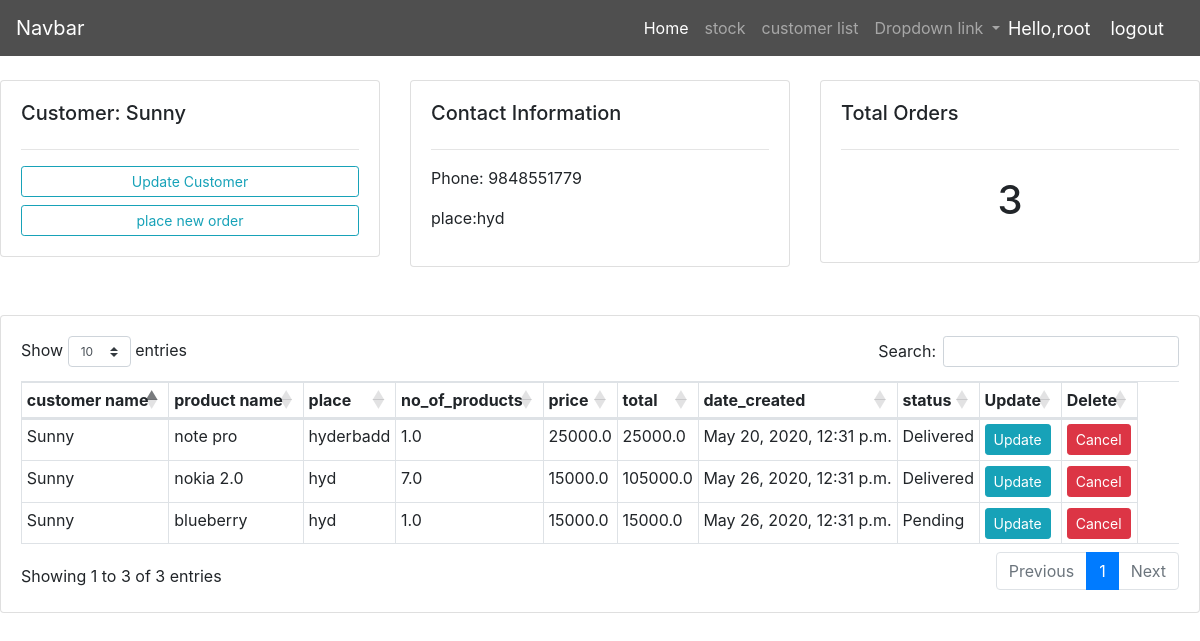
Before: /customer/2/ (signed in) with the older database file.
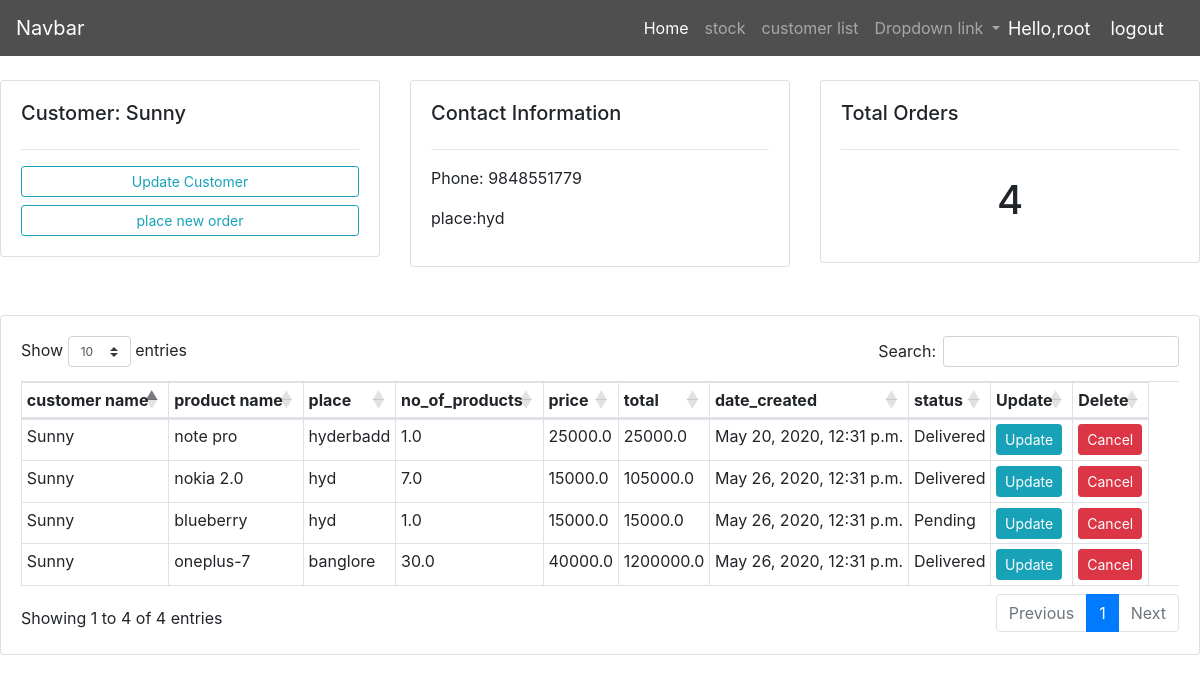
After: the same page with the newer database file.
### sales/models.py (models this page shows, shortened)
class Customer(models.Model):
    name = models.CharField(max_length=100, null=True)
    phone = models.CharField(max_length=100, null=True)
    place = models.CharField(max_length=100, null=True)
    date_created = models.DateTimeField(auto_now_add=True, null=True)
    def __str__(self):
        return self.name

class Invoice(models.Model):
    STATUS = (
        ('Pending', 'Pending'),
        ('Out of delivery', 'Out of delivery'),
        ('Delivered', 'Delivered'),
    )
    customer_name = models.ForeignKey(Customer, null=True, on_delete=models.SET_NULL)
    product_name = models.ForeignKey(Stock, null=True, on_delete=models.SET_NULL)
    place = models.CharField(max_length=100, null=True)
    no_of_products = models.FloatField(null=True)
    price = models.FloatField(null=True)
    total = models.FloatField(null=True)
    date_created = models.DateTimeField(auto_now_add=False, null=True)
    status = models.CharField(max_length=100, null=True, choices=STATUS)
    @property
    def get_total(self):
        total = self.price * self.no_of_products
        return total

class Stock(models.Model):
    product_name = models.CharField(max_length=100, null=True)
    company_name = models.CharField(max_length=100, null=True)
    quantity = models.FloatField(null=True)
    price = models.FloatField(null=True)
    date_created = models.DateTimeField(auto_now_add=True, null=True)
    tags = models.ManyToManyField(Tag)
    stock_available = models.FloatField(null=True, blank=True)
    def __str__(self):
        return self.product_name

### sales/views.py (the view)
# urls.py: path('customer/<str:pk>/', views.customer, name='customer'),
@login_required(login_url='login')
def customer(request, pk):
    customer = Customer.objects.get(id=pk)
    ord = Invoice.objects.filter(customer_name_id=pk).count()
    orders1 = Invoice.objects.filter(customer_name_id=pk)
    myFilter = InvoiceFilter(request.GET, queryset=orders1)
    orders1 = myFilter.qs
    context = {'customer': customer, 'ord': ord, 'orders1': orders1, 'myFilter': myFilter}
    return render(request, 'customer.html', context)

### sales/templates/customer.html
{% extends 'base.html' %}
{% block content %}
    <br>
    <div class="row">
        <div class="col-md">
            <div class="card card-body">
                <h5>Customer: {{ customer.name }}</h5>
                <hr>
                <a class="btn btn-outline-info  btn-sm btn-block" href="">Update Customer</a>
                <a class="btn btn-outline-info  btn-sm btn-block" href="{% url 'placeorder' customer.id %}">place new order</a>
            </div>
        </div>
        <div class="col-md">
            <div class="card card-body">
                <h5>Contact Information</h5>
                <hr>
                <p>Phone: {{ customer.phone }}</p>
                <p>place:{{ customer.place }}</p>
            </div>
        </div>
        <div class="col-md">
            <div class="card card-body">
                <h5>Total Orders</h5>
                <hr>
                <h1 style="text-align: center;padding: 10px">{{ ord }}</h1>
            </div>
        </div>
    </div>
    <br>
    <br>
    <div class="row">
        <div class="col-md">
            <div class="card card-body ">
                <table class="table  table-bordered table-sm table-responsive example ">
                <thead>
                    <tr>
                        <th>customer name</th>
                        <th>product name</th>
                        <th>place</th>
                        <th>no_of_products</th>
                        <th>price</th>
                        <th>total</th>
                        <th>date_created</th>
                        <th>status</th>
                        <th>Update</th>
                        <th>Delete</th>
                    </tr>
                </thead>
                <tbody>
                    {% for data in orders1 %}
                        <tr>
                            <td>{{ data.customer_name }}</td>
                            <td>{{ data.product_name }}</td>
                            <td>{{ data.place }}</td>
                            <td>{{ data.no_of_products }}</td>
                            <td>{{ data.price }}</td>
                            <td>{{ data.get_total }}</td>
                            <td>{{ data.date_created }}</td>
                            <td>{{ data.status }}</td>
                            <td><a class="btn btn-sm btn-info" href="{% url 'updateinvoice' data.id %}">Update</a></td>
                            <td><a class="btn btn-sm btn-danger" href="{% url 'deleteinvoice' data.id %}">Cancel</a>
                            </td>
                        </tr>
                    {% endfor %}
                </tbody>
                </table>
            </div>
        </div>
    </div>
{% endblock %}

### sales/templates/base.html (shortened to what this page needs)
{% load crispy_forms_tags %}
{% load static %}
<!DOCTYPE html>
<html lang="en">
<head>
    <link rel="stylesheet" href="https://stackpath.bootstrapcdn.com/bootstrap/4.5.0/css/bootstrap.min.css"
>
    <link rel="stylesheet" href="{% static 'main.css' %}">
    <link rel="stylesheet" href="https://cdnjs.cloudflare.com/ajax/libs/twitter-bootstrap/4.1.3/css/bootstrap.css">
    <link rel="stylesheet" href="https://cdn.datatables.net/1.10.21/css/dataTables.bootstrap4.min.css">
</head>
<body>
<nav class="navbar navbar-expand-lg navbar-dark bg-light" style="background-color: #4f4f4f!important;">
    <a class="navbar-brand" href="#">Navbar</a>
    <div class="collapse navbar-collapse" id="navbarNavDropdown">
        <ul class="navbar-nav ml-auto">
            <li class="nav-item active">
                <a class="nav-link" style="color: white!important;" href="{% url 'home' %}">Home <span class="sr-only">(current)</span></a>
            </li>
            <li class="nav-item">
                <a class="nav-link" href="{% url 'stock' %}">stock </a>
            </li>
            <li class="nav-item">
                <a class="nav-link" href="{% url 'customerlist' %}">customer list </a>
            </li>
            <li class="nav-item dropdown">
                <a class="nav-link dropdown-toggle" href="#" id="navbarDropdownMenuLink" role="button"
                   data-toggle="dropdown" aria-haspopup="true" aria-expanded="false">
                    Dropdown link
                </a>
            </li>
        </ul>
    </div>
    <span class="hello-msg">Hello,{{ request.user }} </span>
    <span><a class="hello-msg" href="{% url 'logout' %}">logout</a> </span>
</nav>
{% block content %}
{% endblock %}
</body>
</html>

### sales/static/main.css (style rules this page uses)
body { background-color: #ebeff5; }

### sales/templates/base.html (style rules this page uses)
.hello-msg { font-size: 18px; color: white; margin-right: 20px; }

Changed rows visible on the page:
added Invoice: customer_name "Sunny", product_name "oneplus-7", place "banglore", no_of_products "30.0", price "40000.0", get_total "1200000.0", date_created "May 26, 2020, 12:31 p.m.", status "Delivered"
Other visible differences:
{{ ord }}: "3" → "4"
text written by a page script: "Show entries Search: Showing 1 to 3 of 3 entries Previous 1 Next" → "Show entries Search: Showing 1 to 4 of 4 entries Previous 1 Next"
